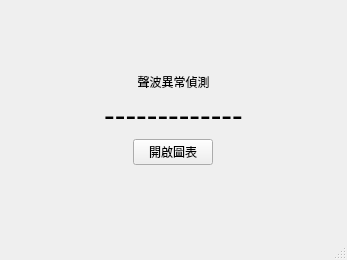
<?xml version="1.0" encoding="UTF-8"?>
<ui version="4.0">
 <class>MainWindow</class>
 <widget class="QMainWindow" name="MainWindow">
  <property name="geometry">
   <rect>
    <x>0</x>
    <y>0</y>
    <width>347</width>
    <height>260</height>
   </rect>
  </property>
  <property name="windowTitle">
   <string>MainWindow</string>
  </property>
  <widget class="QWidget" name="centralwidget">
   <layout class="QVBoxLayout" name="verticalLayout_3">
    <item>
     <layout class="QVBoxLayout" name="verticalLayout_2">
      <item>
       <spacer name="verticalSpacer">
        <property name="orientation">
         <enum>Qt::Vertical</enum>
        </property>
        <property name="sizeHint" stdset="0">
         <size>
          <width>20</width>
          <height>40</height>
         </size>
        </property>
       </spacer>
      </item>
      <item>
       <widget class="QLabel" name="label">
        <property name="text">
         <string>聲波異常偵測</string>
        </property>
        <property name="alignment">
         <set>Qt::AlignCenter</set>
        </property>
       </widget>
      </item>
      <item>
       <widget class="QLabel" name="textlabel">
        <property name="font">
         <font>
          <pointsize>24</pointsize>
         </font>
        </property>
        <property name="text">
         <string>-------------</string>
        </property>
        <property name="alignment">
         <set>Qt::AlignCenter</set>
        </property>
        <property name="margin">
         <number>4</number>
        </property>
       </widget>
      </item>
      <item alignment="Qt::AlignHCenter">
       <widget class="QPushButton" name="pushButton">
        <property name="sizePolicy">
         <sizepolicy hsizetype="Maximum" vsizetype="Fixed">
          <horstretch>0</horstretch>
          <verstretch>0</verstretch>
         </sizepolicy>
        </property>
        <property name="text">
         <string>開啟圖表</string>
        </property>
       </widget>
      </item>
      <item>
       <spacer name="verticalSpacer_2">
        <property name="orientation">
         <enum>Qt::Vertical</enum>
        </property>
        <property name="sizeHint" stdset="0">
         <size>
          <width>20</width>
          <height>40</height>
         </size>
        </property>
       </spacer>
      </item>
     </layout>
    </item>
   </layout>
  </widget>
  <widget class="QMenuBar" name="menubar">
   <property name="geometry">
    <rect>
     <x>0</x>
     <y>0</y>
     <width>347</width>
     <height>18</height>
    </rect>
   </property>
  </widget>
  <widget class="QStatusBar" name="statusbar"/>
  <action name="actionEncoder">
   <property name="text">
    <string>Encoder</string>
   </property>
  </action>
 </widget>
 <resources/>
 <connections/>
</ui>
